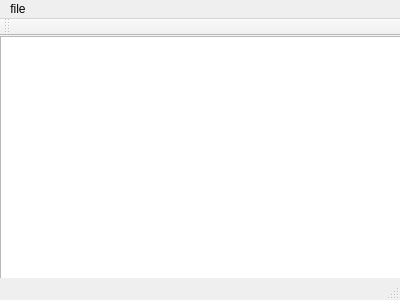
<?xml version="1.0" encoding="UTF-8"?>
<ui version="4.0">
 <class>MainWindow</class>
 <widget class="QMainWindow" name="MainWindow">
  <property name="geometry">
   <rect>
    <x>0</x>
    <y>0</y>
    <width>400</width>
    <height>300</height>
   </rect>
  </property>
  <property name="windowTitle">
   <string>MainWindow</string>
  </property>
  <widget class="QWidget" name="centralWidget">
   <widget class="QTextEdit" name="textEdit">
    <property name="geometry">
     <rect>
      <x>0</x>
      <y>0</y>
      <width>401</width>
      <height>261</height>
     </rect>
    </property>
   </widget>
  </widget>
  <widget class="QMenuBar" name="menuBar">
   <property name="geometry">
    <rect>
     <x>0</x>
     <y>0</y>
     <width>400</width>
     <height>17</height>
    </rect>
   </property>
   <widget class="QMenu" name="menufile">
    <property name="title">
     <string>file</string>
    </property>
    <addaction name="actionnew"/>
    <addaction name="actionsave"/>
    <addaction name="actionopen"/>
   </widget>
   <addaction name="menufile"/>
  </widget>
  <widget class="QToolBar" name="mainToolBar">
   <attribute name="toolBarArea">
    <enum>TopToolBarArea</enum>
   </attribute>
   <attribute name="toolBarBreak">
    <bool>false</bool>
   </attribute>
  </widget>
  <widget class="QStatusBar" name="statusBar"/>
  <action name="actionnew">
   <property name="text">
    <string>new</string>
   </property>
  </action>
  <action name="actionsave">
   <property name="text">
    <string>save</string>
   </property>
  </action>
  <action name="actionopen">
   <property name="text">
    <string>open</string>
   </property>
  </action>
 </widget>
 <layoutdefault spacing="6" margin="11"/>
 <resources/>
 <connections/>
</ui>
